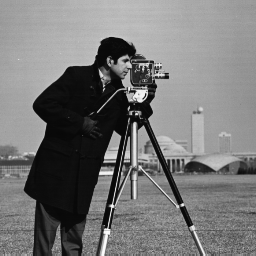
%> input picture data/cameraman.tif, 256 x 256 px
$ octave SPY.m   (GNU Octave 9; MATLAB toolbox functions it lacks are replaced by stand-ins)
%> lines starting %> are read from the running program, lines starting %| are printed output that depends on the picture
clc;
clear;
close all;

addpath(genpath(pwd));

%% groundtruth object
m = 32;
n = 32;
phase = imresize(double(imread('cameraman.tif')),[m,n]);
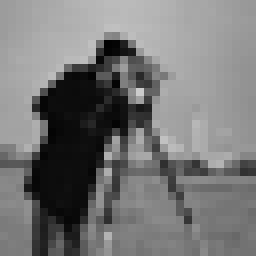
%> phase: size 32x32 double (shown 8 times larger); min 2.5, max 204.5, mean 118.7
phase = phase./255*2*pi-pi;
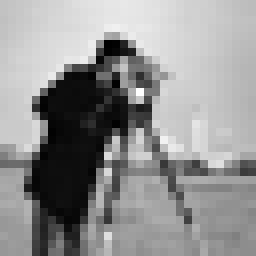
%> phase: size 32x32 double (shown 8 times larger); min -3.08, max 1.9, mean -0.216; drawn with min black and max white
amplitude = imresize(double(imread('barbara.tif')),[m,n]);
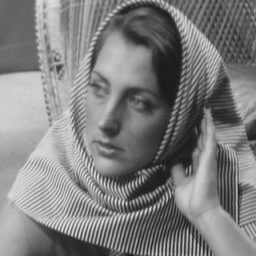
%> input picture data/barbara.tif, 256 x 256 px
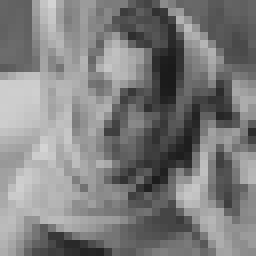
%> amplitude: size 32x32 double (shown 8 times larger); min 26.6, max 212.7, mean 126.4
amplitude = amplitude*255;
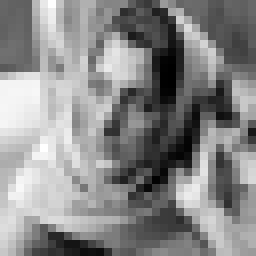
%> amplitude: size 32x32 double (shown 8 times larger); min 6782.1, max 54235.3, mean 32243.1; drawn with min black and max white
img = amplitude.*exp(1j*0.8*phase);
% figure;imshow(abs(img),[],'InitialMagnification',1000);
% figure;imshow(angle(img),[],'InitialMagnification',1000);

%% illumination pattern
clear illp;
%> (the run ends here)
